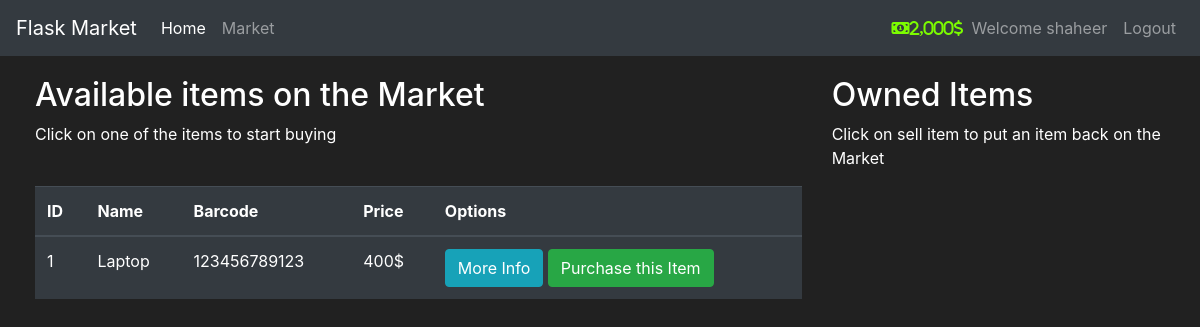
/market (signed in), run on an earlier commit of the app's database.
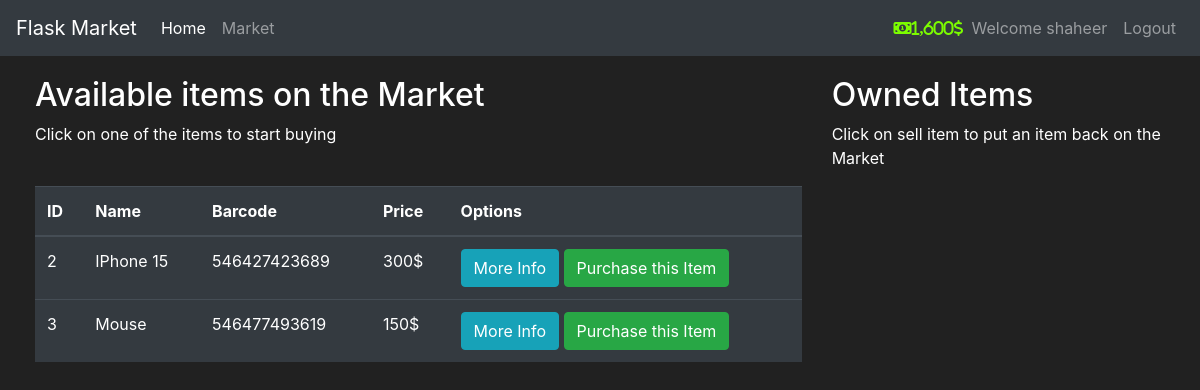
And on a later commit of the database.
### market/models.py (models this page shows, shortened)
class User(db.Model,UserMixin):
      id= db.Column(db.Integer(),primary_key = True)
      username = db.Column(db.String(length=12),nullable = False,unique = True)
      email = db.Column(db.String(length=20),nullable = False,unique = True)
      password_hash = db.Column(db.String(length=60),nullable = False) # flask limits hashed password to have max 60 characters
      budget = db.Column(db.Integer(),nullable =False,default = 2000)
      items = db.relationship('Item',backref = 'owned_user',lazy = True)
      @property
      def password(self):
            return self.password
      @property
      def prettier_budget(self):
            if len(str(self.budget))>=4:
                  return f'{str(self.budget)[:-3]},{str(self.budget)[-3:]}$'
            else:
                  return f'{self.budget}$'
      @password.setter
      def password(self,plain_text_password):
            self.password_hash = bcrypt.generate_password_hash(plain_text_password).decode('utf-8')

class Item(db.Model):
      id = db.Column(db.Integer(),primary_key = True)
      name = db.Column(db.String(length=30),nullable=False) # name <= 30 characters & not null
      price = db.Column(db.Integer(),nullable=False)
      barcode = db.Column(db.String(length=12),nullable = False,unique = True)
      description = db.Column(db.String(length=100),nullable=False)
      owner = db.Column(db.Integer(),db.ForeignKey('user.id'))

### market/routes.py (the view, shortened to what this page needs)
@app.route('/market',methods = ['GET','POST'])
@login_required
def market_page():
    purchase_form = PurchaseItemForm()
    if request.method == 'GET':
        items = Item.query.filter_by(owner=None).all()
        return render_template('market.html',items = items,purchase_form=purchase_form)

### market/models.py (called while the page is built)
@login_manager.user_loader
def load_user(user_id):
    return User.query.get(int(user_id))

### market/templates/market.html (shortened to what this page needs)
{% extends 'base.html' %}
{% block content %}
<div class="row" style="margin-top:20px; margin-left:20px">
    <div class="col-8">
       <h2>Available items on the Market</h2>
       <p>Click on one of the items to start buying</p>
       <br>
      <table class="table table-hover table-dark">
         <thead>
            <tr>
               <th scope="col">ID</th>
               <th scope="col">Name</th>
               <th scope="col">Barcode</th>
               <th scope="col">Price</th>
               <th scope="col">Options</th>
            </tr>
         </thead>
         <tbody>
            {% if items %}
            {% for item in items %}
            <tr>
               <td>{{ item.id }}</td>
               <td>{{ item.name }}</td>
               <td>{{ item.barcode }}</td>
               <td>{{ item.price }}$</td>
               <td>
                  <button class="btn btn-outline btn-info" data-toggle="modal" data-target="#Modal-MoreInfo-{{ item.id }}">More Info</button>
                  <button class="btn btn-outline btn-success" data-toggle="modal" data-target="#Modal-PurchaseConfirm-{{ item.id }}">Purchase this Item</button>
               </td>
            </tr>
            {% endfor %}
            {% endif %}
         </tbody>
      </table>
   </div>
   <div class="col-4">
        <h2>Owned Items</h2>
        <p>Click on sell item to put an item back on the Market</p>
        <br>
   </div>
</div>
{% endblock %}

### market/templates/base.html (shortened to what this page needs)
<!doctype html>
<html lang="en">
<head>
  <link rel="stylesheet" href="https://cdn.jsdelivr.net/npm/bootstrap@4.5.3/dist/css/bootstrap.min.css"
>
</head>
<body>
  <nav class="navbar navbar-expand-md navbar-dark bg-dark">
    <a class="navbar-brand" href="#">Flask Market</a>
    <div class="collapse navbar-collapse" id="navbarNav">
      <ul class="navbar-nav mr-auto">
        <li class="nav-item active">
          <a class="nav-link" href="{{ url_for('home_page') }}">Home <span class="sr-only">(current)</span></a>
        </li>
        <li class="nav-item">
          <a class="nav-link" href="{{ url_for('market_page') }}">Market</a>
        </li>
      </ul>
      {% if current_user.is_authenticated %}
      <ul class="navbar-nav">
        <li class="nav-item">
          <a style="color: lawngreen;font-weight: bold;" class="nav-item">
            <i class="fa fa-money">{{current_user.prettier_budget}}</i>
          </a>
        </li>
      </ul>
      <ul class="navbar-nav">
        <li class="nav-item">
          <a class="nav-link">Welcome {{current_user.username}}</a>
        </li>
      </ul>
      <ul class="navbar-nav">
        <li class="nav-item">
          <a class="nav-link" href="{{url_for('logout_page')}}">Logout</a>
        </li>
      </ul>
      {% endif %}
    </div>
  </nav>
  {% block content %}
  {% endblock %}
</body>
</html>

### market/templates/base.html (style rules this page uses)
body { background-color: #212121; color: white }

What changed in the data, as far as the page shows it:
no longer on this page (row edited): Item: id "1", name "Laptop", barcode "123456789123", price "400"
changed User "shaheer": prettier_budget "2,000$" → "1,600$"
added Item: id "2", name "IPhone 15", barcode "546427423689", price "300"
added Item: id "3", name "Mouse", barcode "546477493619", price "150"
